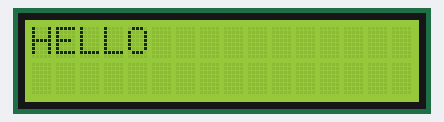
This sketch was run on a simulated Arduino Uno, built with avr-gcc and run on an emulated ATmega328P. On the bench: 16×2 character LCD.

Above: at 0.1 s.
At 2.1 s:
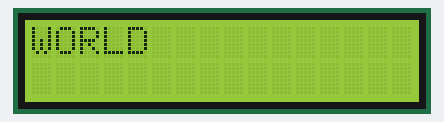
At 4.1 s:
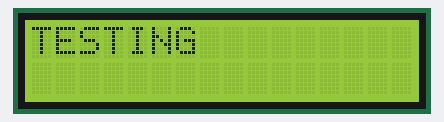
At 6.2 s:
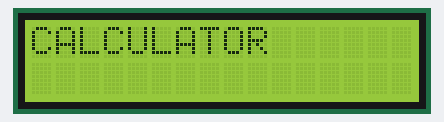
At 8.2 s:
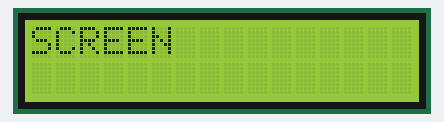
At 10.2 s:
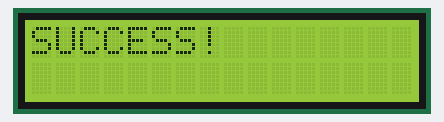

The sketch:

LCD_TEST.ino
```cpp
#include <Wire.h>
#include <LiquidCrystal_I2C.h>

LiquidCrystal_I2C lcd(0x27, 16, 2);

void setup() {
  lcd.begin(16, 2);
  lcd.backlight();
}

void loop() {
  lcd.clear();
  lcd.setCursor(0, 0);
  lcd.print("HELLO");
  delay(2000);

  lcd.clear();
  lcd.setCursor(0, 0);
  lcd.print("WORLD");
  delay(2000);

  lcd.clear();
  lcd.setCursor(0, 0);
  lcd.print("TESTING");
  delay(2000);

  lcd.clear();
  lcd.setCursor(0, 0);
  lcd.print("CALCULATOR");
  delay(2000);

  lcd.clear();
  lcd.setCursor(0, 0);
  lcd.print("SCREEN");
  delay(2000);

  lcd.clear();
  lcd.setCursor(0, 0);
  lcd.print("SUCCESS!");
  delay(2000);
}
```

Measured:
- by itself, everything shown: repeats every 12.1 s, in 6 steps
- what the display in image 1 shows lasts 2.0 s, from 2.1 s to 4.1 s
